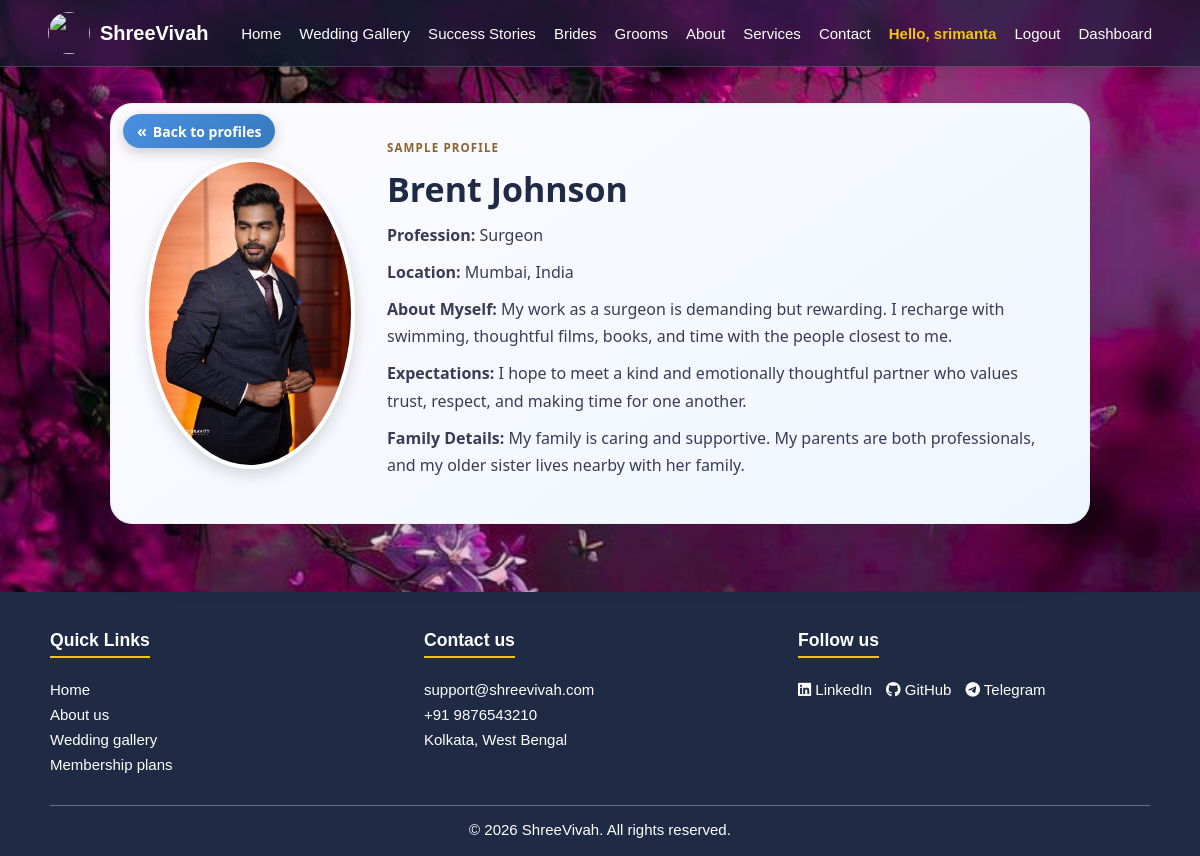
/profiles/brent/ (signed in), run on the app's committed database.
### main/models.py (models this page shows, shortened)
class GroomProfile(models.Model):
    user = models.ForeignKey(User, on_delete=models.SET_NULL, blank=True, null=True)
    slug = models.SlugField(max_length=120, blank=True, null=True, unique=True)
    name = models.CharField(max_length=100)
    profession = models.CharField(max_length=120, blank=True)
    location = models.CharField(max_length=160, blank=True)
    about = models.TextField()
    expectations = models.TextField(blank=True)
    family = models.TextField(blank=True)
    photo = models.ImageField(upload_to="groom_photos/", blank=True, null=True)
    image_path = models.CharField(max_length=255, blank=True)
    is_sample = models.BooleanField(default=False)
    is_featured = models.BooleanField(default=False)
    class Meta:
        ordering = ("-is_featured", "name")

### profiles/views.py (the view)
# urls.py: path('brent/', views.brent, name='brent'),
@login_required
def brent(request):
    return render_profile(request, "brent")

### profiles/views.py (called while the page is built)
def render_profile(request, slug):
    profile = BrideProfile.objects.filter(slug=slug).first()
    profile_list_url = "bride"
    if profile is None:
        profile = GroomProfile.objects.filter(slug=slug).first()
        profile_list_url = "groom"
    if profile is None:
        raise Http404("Profile not found.")
    return render(
        request,
        "profiles/extra_profile.html",
        {"profile": profile, "profile_list_url": profile_list_url},
    )

### profiles/templates/profiles/extra_profile.html (shortened to what this page needs)
{% load static %}
<!DOCTYPE html>
<html lang="en">
<head>
  <link rel="stylesheet" href="{% static 'profiles/css/user.css' %}?v=4">
</head>
<body>
  {% include "main/navbar.html" %}
  <main class="profile-container">
    <article class="profile-card">
      <a class="back-btn" href="{% if profile_list_url %}{% url profile_list_url %}{% elif profile.gender == 'bride' %}{% url 'bride' %}{% else %}{% url 'groom' %}{% endif %}">Back to profiles</a>
      <div class="profile-image">
        {% if profile.photo %}
          <img src="{{ profile.photo.url }}" alt="{{ profile.name }}">
        {% elif profile.image_path %}
          <img src="{% static profile.image_path %}" alt="{{ profile.name }}">
        {% else %}
          <div class="profile-photo-placeholder" aria-hidden="true">{{ profile.name|first|upper }}</div>
        {% endif %}
      </div>
      <div class="profile-details">
        <p class="sample-profile-label">{% if profile.is_sample %}Sample profile{% else %}Member profile{% endif %}</p>
        <h1>{{ profile.name }}</h1>
        <p><strong>Profession:</strong> {{ profile.profession }}</p>
        <p><strong>Location:</strong> {{ profile.location }}</p>
        <p><strong>About Myself:</strong> {{ profile.about }}</p>
        <p><strong>Expectations:</strong> {{ profile.expectations }}</p>
        <p><strong>Family Details:</strong> {{ profile.family }}</p>
      </div>
    </article>
  </main>
  {% include "main/footer.html" %}
</body>
</html>

### main/templates/main/navbar.html (shortened to what this page needs)
{% load static %}
<link rel="stylesheet" href="{% static 'main/css/site-shell.css' %}?v=2">
<link rel="stylesheet" href="https://cdnjs.cloudflare.com/ajax/libs/font-awesome/6.5.0/css/all.min.css">
{% url 'index' as home_url %}
{% url 'work' as work_url %}
{% url 'success_stories' as stories_url %}
{% url 'bride' as bride_url %}
{% url 'groom' as groom_url %}
{% url 'about' as about_url %}
{% url 'services' as services_url %}
{% url 'contact' as contact_url %}
<header class="site-header">
  <a class="site-brand" href="{% url 'index' %}">
    <img src="{% static 'main/images/1.png' %}" alt="">
    <span>ShreeVivah</span>
  </a>
  <nav class="site-nav" id="site-nav" aria-label="Main navigation">
    <a href="{{ home_url }}"{% if request.path == home_url %} class="is-active" aria-current="page"{% endif %}>Home</a>
    <a href="{{ work_url }}"{% if request.path == work_url %} class="is-active" aria-current="page"{% endif %}>Wedding Gallery</a>
    <a href="{{ stories_url }}"{% if request.path == stories_url %} class="is-active" aria-current="page"{% endif %}>Success Stories</a>
    <a href="{{ bride_url }}"{% if request.path == bride_url %} class="is-active" aria-current="page"{% endif %}>Brides</a>
    <a href="{{ groom_url }}"{% if request.path == groom_url %} class="is-active" aria-current="page"{% endif %}>Grooms</a>
    <a href="{{ about_url }}"{% if request.path == about_url %} class="is-active" aria-current="page"{% endif %}>About</a>
    <a href="{{ services_url }}"{% if request.path == services_url %} class="is-active" aria-current="page"{% endif %}>Services</a>
    <a href="{{ contact_url }}"{% if request.path == contact_url %} class="is-active" aria-current="page"{% endif %}>Contact</a>
    {% if request.user.is_authenticated %}
      <span class="site-nav-user">Hello, {{ request.user.username }}</span>
      <a href="{% url 'logout' %}">Logout</a>
      {% if request.user.is_superuser %}
        <a href="/admin/"{% if request.path|slice:':7' == '/admin/' %} class="is-active" aria-current="page"{% endif %}>Dashboard</a>
      {% endif %}
    {% else %}
      <a href="{% url 'signup' %}">Sign up</a>
      <a href="{% url 'login' %}">Login</a>
    {% endif %}
  </nav>
</header>

### profiles/static/profiles/css/user.css (style rules this page uses)
:root { --card-start: #fdfbff; --card-end: #eef6ff; --text-main: #1f2a44; --text-sub: #3b3b55; --shadow: 0 20px 60px rgba(20, 20, 40, 0.18); }
body { background: url("../images/b1.jpeg") no-repeat center center fixed; background-size: cover; font-family: 'Segoe UI', system-ui, -apple-system, sans-serif; display: flex; flex-direction: column; align-items: stretch; margin: 0; padding: 0; min-height: 100vh; animation: fadeIn 0.9s ease-in-out both; position: relative; overflow-x: hidden; background-color: transparent; }
.profile-container { display: flex; flex: 1 0 auto; align-items: center; max-width: 980px; width: min(92vw, 980px); margin: 36px auto; }
.site-header { flex-shrink: 0; align-self: stretch; }
.profile-card { position: relative; display: flex; gap: clamp(18px, 3vw, 32px); align-items: center; padding: clamp(22px, 4vw, 34px); border-radius: 22px; background: linear-gradient(145deg, var(--card-start), var(--card-end)); box-shadow: var(--shadow); transition: transform .3s ease, box-shadow .3s ease; border: 1px solid #eee; }
.profile-image { position: relative; width: clamp(160px, 24vw, 210px); aspect-ratio: 1/1; border-radius: 50%; flex: 0 0 auto; display: grid; place-items: center; }
.profile-image img { width: 100%; height: 100%; border-radius: 50%; object-fit: cover; border: 4px solid #fff; box-shadow: 0 6px 16px rgba(0,0,0,.15); transition: transform .3s ease; }
.profile-details { flex: 1; animation: slideIn .6s ease-out both; }
.sample-profile-label { margin: 0 0 8px !important; color: #89642e !important; font-size: 0.72rem !important; font-weight: 800; letter-spacing: 0.1em; text-transform: uppercase; }
.profile-details h1 { margin: 0 0 8px; color: var(--text-main); font-size: clamp(26px, 3.4vw, 34px); }
.profile-details p { font-size: clamp(14px, 1.4vw, 16px); margin: 10px 0; line-height: 1.7; color: var(--text-sub); }
.back-btn { text-decoration: none; position: absolute; top: 10px; left: 12px; font-size: 14px; font-weight: 600; color: #fff; background: linear-gradient(135deg, #4a90e2, #357ABD); padding: 6px 14px; border-radius: 50px; box-shadow: 0 4px 14px rgba(0,0,0,0.2); cursor: pointer; transition: all .3s ease; display: flex; align-items: center; gap: 6px; user-select: none; z-index: 5; }
.back-btn::before { content: "«"; font-size: 16px; transition: transform .3s ease; }

### main/static/main/css/site-shell.css (style rules this page uses)
.site-header, .site-footer { font-family: Arial, sans-serif; }
.site-header { position: sticky; top: 0; z-index: 1100; display: flex; flex: 0 0 auto; align-items: center; justify-content: space-between; gap: 18px; width: 100%; padding: 12px clamp(16px, 4vw, 48px); color: #fff; background: rgba(18, 29, 49, 0.72); border-bottom: 1px solid rgba(255, 255, 255, 0.18); box-shadow: 0 8px 32px rgba(0, 0, 0, 0.22); -webkit-backdrop-filter: blur(16px) saturate(150%); backdrop-filter: blur(16px) saturate(150%); box-sizing: border-box; }
.site-brand { display: inline-flex; flex: 0 0 auto; align-items: center; gap: 10px; color: #fff; font-size: 1.25rem; font-weight: 700; text-decoration: none; }
.site-brand img { width: 42px; height: 42px; border-radius: 50%; object-fit: cover; }
.site-nav { display: flex; align-items: center; justify-content: flex-end; flex-wrap: wrap; gap: 8px 18px; }
.site-nav a, .site-nav-user { color: #fff; font-size: 0.94rem; text-decoration: none; }
.site-nav .site-nav-user { color: #f1c40f; font-weight: 700; }

### static/responsive.css (style rules this page uses)
*, *::before, *::after { box-sizing: border-box; }
html { max-width: 100%; overflow-x: clip; }
body { max-width: 100%; }
img, video, iframe { max-width: 100%; }

### data on the page
GroomProfile: image_path (picture), name "Brent Johnson", profession "Surgeon", location "Mumbai, India", about "My work as a surgeon is demanding but rewarding. I recharge with swimming, thoughtful films, books, and time with the people closest to me.", expectations "I hope to meet a kind and emotionally thoughtful partner who values trust, respect, and making time for one another.", family "My family is caring and supportive. My parents are both professionals, and my older sister lives nearby with her family."

### other printed values
{{ request.user.username }} "srimanta"
